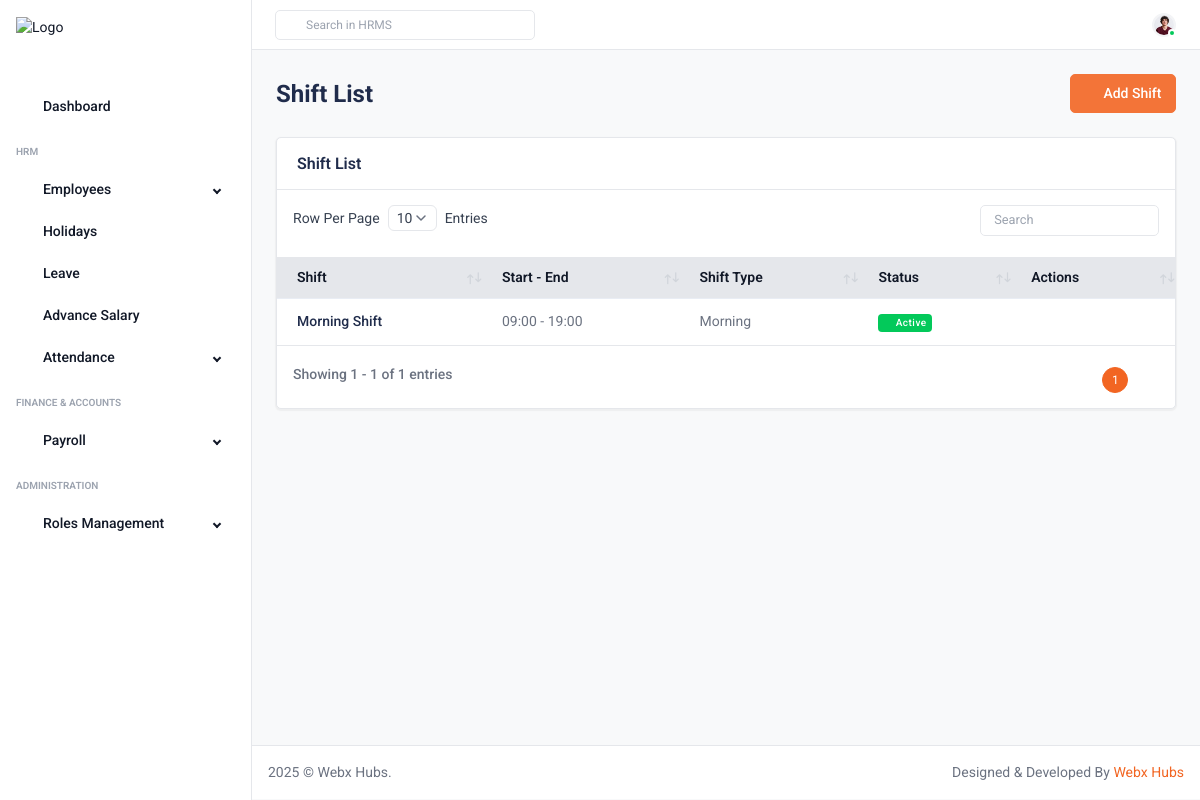
Screenshot of /shiftlist/ (signed in) with the database file from the repository.
### manager/models.py (models this page shows, shortened)
class Shift(models.Model):
    SHIFT_TYPE_CHOICES = (
        ('Day', 'Day'),
        ('Night', 'Night'),
        ('Custom', 'Custom'),
    )
    name = models.CharField(max_length=100, unique=True)
    start_time = models.TimeField()
    end_time = models.TimeField()
    break_duration = models.DurationField(default=0)  # optional
    shift_type = models.CharField(max_length=20, choices=SHIFT_TYPE_CHOICES, default='Day')
    is_active = models.BooleanField(default=True)

### hrms/views.py (the view)
# urls.py: path('shiftlist/', views.shiftlist),
@login_required
def shiftlist(request):
    departments = Shift.objects.all()
    allshifttype=ShiftType.objects.all()
    context = {
        "listshift": "active",
        "departments": departments,
        "allshifttype":allshifttype,
    }
    return render(request, "createshift.html", context)

### manager/templatetags/permissions.py (called while the page is built)
@register.simple_tag(takes_context=True)
def has_permission(context, permission_name):
    user = context['request'].user
    if user.is_authenticated:
        if user.is_superuser:
            return True
        try:
            employee = user.employee
            return RolePermission.objects.filter(role=employee.role, permission__name=permission_name).exists()
        except Exception:
            return False
    return False

### templates/createshift.html (shortened to what this page needs)
<!DOCTYPE html>
<html lang="en">
<head>
    {% include 'css.html' %}
</head>
<body>
    <div class="main-wrapper">
        {% include 'header.html' %}
        {% include 'sidebar.html' %}
        <div class="page-wrapper" style="min-height: 570px;">
            <div class="content">
                <div class="d-md-flex d-block align-items-center justify-content-between page-breadcrumb mb-3">
                    <div class="my-auto mb-2">
                        <h2 class="mb-1">Shift List</h2>
                    </div>
                    <div class="d-flex my-xl-auto right-content align-items-center flex-wrap ">
                        <div class="mb-2">
                            <a href="#" data-bs-toggle="modal" data-bs-target="#add_shift"
                                class="btn btn-primary d-flex align-items-center"><i
                                    class="ti ti-circle-plus me-2"></i>Add Shift</a>
                        </div>
                    </div>
                </div>
                <div class="card">
                    <div class="card-header d-flex align-items-center justify-content-between flex-wrap row-gap-3">
                        <h5>Shift List</h5>
                    </div>
                    <div class="card-body p-0">
                        <div class="custom-datatable-filter table-responsive">
                            <div id="DataTables_Table_0_wrapper" class="dataTables_wrapper dt-bootstrap5 no-footer">
                                <div class="row dt-row">
                                    <div class="col-sm-12 table-responsive">
                                        {% if departments %}
                                        <table class="table datatable dataTable no-footer" id="department_table">
                                            <thead class="thead-light">
                                                <tr>
                                                    <th>Shift</th>
                                                    <th>Start - End</th>
                                                    <th>Shift Type</th>
                                                    <th>Status</th>
                                                    <th>Actions</th>
                                                </tr>
                                            </thead>
                                     <tbody>
    {% for dept in departments %}
    <tr data-id="{{ dept.id }}">
        <td>
            <h6 class="fw-medium">{{ dept.name }}</h6>
        </td>
        <td>{{ dept.start_time|time:"H:i" }} - {{ dept.end_time|time:"H:i" }}</td>
        <td>{{ dept.shift_type }}</td>
        <td>
            {% if dept.is_active %}
            <span class="badge badge-success badge-xs">
                <i class="ti ti-point-filled me-1"></i>Active
            </span>
            {% else %}
            <span class="badge badge-danger badge-xs">
                <i class="ti ti-point-filled me-1"></i>Inactive
            </span>
            {% endif %}
        </td>
        <td>
            <div class="action-icon d-inline-flex">
                <a href="#" class="me-2 edit-shift-btn"
                    data-id="{{ dept.id }}"
                    data-name="{{ dept.name }}"
                    data-start_time="{{ dept.start_time|time:'H:i' }}"
                    data-end_time="{{ dept.end_time|time:'H:i' }}"
                    data-break_duration="{{ dept.break_duration|default:'00:00' }}"
                    data-shift_type="{{ dept.shift_type }}"
                    data-status="{{ dept.is_active|yesno:'true,false' }}"
                    data-bs-toggle="modal"
                    data-bs-target="#edit_shift_modal"
                    title="Edit Shift">
                    <i class="ti ti-edit"></i>
                </a>
                <a href="#" class="delete-dept-btn"
                    data-id="{{ dept.id }}"
                    data-bs-toggle="modal"
                    data-bs-target="#delete_department_modal"
                    title="Delete Shift">
                    <i class="ti ti-trash"></i>
                </a>
            </div>
        </td>
    </tr>
    {% empty %}
    <tr>
        <td colspan="5" class="text-center">No departments found.</td>
    </tr>
    {% endfor %}
</tbody>
                                        </table>
                                        {% else %}
                                        <div class="text-center py-4">
                                            <p class="fw-bold mb-0">No departments found.</p>
                                        </div>
                                        {% endif %}
                                    </div>
                                </div>
                            </div>
                        </div>
                    </div>
                </div>
            </div>
            <div class="footer d-sm-flex align-items-center justify-content-between border-top bg-white p-3">
                <p class="mb-0">2025 © Webx Hubs.</p>
                <p>Designed &amp; Developed By <a href="javascript:void(0);" class="text-primary">Webx Hubs</a></p>
            </div>
        </div>
    </div>
</body>
</html>

### rows the page displays
Shift: name "Morning Shift", start_time "09:00", end_time "19:00", shift_type "Morning", is_active True (drawn)
